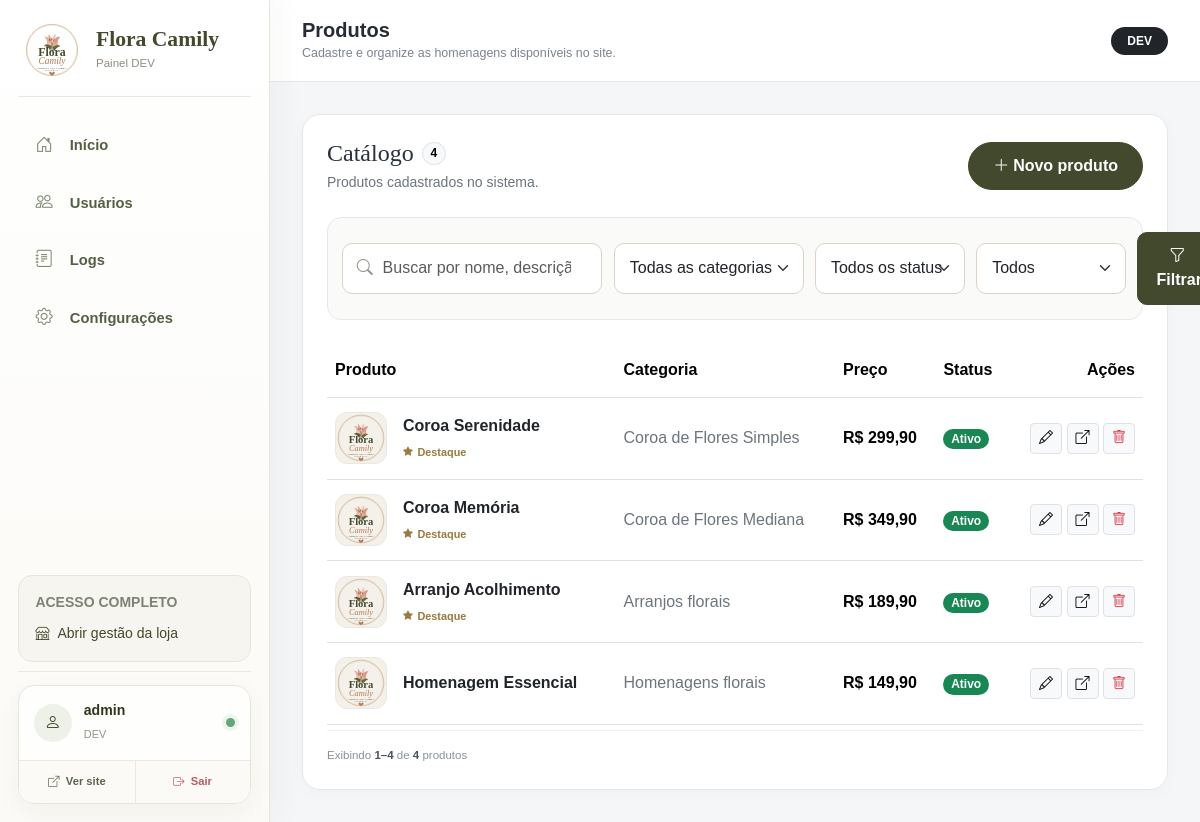
The app's page /admin-produtos.php (signed in) with its own data.
### tables this page shows
CREATE TABLE IF NOT EXISTS products (
    id INT UNSIGNED AUTO_INCREMENT PRIMARY KEY,
    name VARCHAR(160) NOT NULL,
    category VARCHAR(100) NOT NULL DEFAULT 'Homenagens florais',
    category_id INT UNSIGNED NULL,
    description TEXT NULL,
    price DECIMAL(10,2) NOT NULL DEFAULT 0.00,
    installment_count INT UNSIGNED NULL,
    installment_value DECIMAL(10,2) NULL,
    image VARCHAR(255) NULL,
    active TINYINT(1) NOT NULL DEFAULT 1,
    featured TINYINT(1) NOT NULL DEFAULT 0,
    created_at TIMESTAMP DEFAULT CURRENT_TIMESTAMP,
    updated_at TIMESTAMP DEFAULT CURRENT_TIMESTAMP ON UPDATE CURRENT_TIMESTAMP,
    INDEX idx_products_active (active),
    INDEX idx_products_featured (featured),
    INDEX idx_products_category_id (category_id),
    CONSTRAINT fk_products_category FOREIGN KEY (category_id) REFERENCES categories(id) ON DELETE SET NULL
);

CREATE TABLE IF NOT EXISTS app_settings (
    setting_key VARCHAR(120) PRIMARY KEY,
    setting_value TEXT NULL,
    updated_at TIMESTAMP DEFAULT CURRENT_TIMESTAMP ON UPDATE CURRENT_TIMESTAMP
);

CREATE TABLE IF NOT EXISTS categories (
    id INT UNSIGNED AUTO_INCREMENT PRIMARY KEY,
    parent_id INT UNSIGNED NULL,
    name VARCHAR(120) NOT NULL,
    slug VARCHAR(140) NOT NULL UNIQUE,
    active TINYINT(1) NOT NULL DEFAULT 1,
    sort_order INT NOT NULL DEFAULT 0,
    created_at TIMESTAMP DEFAULT CURRENT_TIMESTAMP,
    updated_at TIMESTAMP DEFAULT CURRENT_TIMESTAMP ON UPDATE CURRENT_TIMESTAMP,
    INDEX idx_categories_active_sort (active, sort_order),
    INDEX idx_categories_parent_sort (parent_id, sort_order),
    CONSTRAINT fk_categories_parent FOREIGN KEY (parent_id) REFERENCES categories(id) ON DELETE RESTRICT
);

### config.php (called while the page is built, shortened)
<?php
function db(): PDO
{
    static $pdo = null;
    if ($pdo instanceof PDO) {
        return $pdo;
    }
    $dsn = 'mysql:host=' . DB_HOST . ';dbname=' . DB_NAME . ';charset=utf8mb4';
    try {
        $pdo = new PDO($dsn, DB_USER, DB_PASS, [
            PDO::ATTR_ERRMODE => PDO::ERRMODE_EXCEPTION,
            PDO::ATTR_DEFAULT_FETCH_MODE => PDO::FETCH_ASSOC,
            PDO::ATTR_EMULATE_PREPARES => false,
            PDO::MYSQL_ATTR_INIT_COMMAND => "SET NAMES utf8mb4 COLLATE utf8mb4_unicode_ci",
        ]);
    } catch (PDOException $e) {
        http_response_code(500);
        exit('Não foi possível conectar ao banco de dados. Verifique o arquivo config.local.php.');
    }
    return $pdo;
}
function e(?string $value): string
{
    return htmlspecialchars($value ?? '', ENT_QUOTES, 'UTF-8');
}
function money(float $value): string
{
    return 'R$ ' . number_format($value, 2, ',', '.');
}
function appSetting(string $key, string $default = ''): string
{
    static $cache = [];
    if (array_key_exists($key, $cache)) {
        return $cache[$key];
    }
    try {
        $stmt = db()->prepare('SELECT setting_value FROM app_settings WHERE setting_key = ? LIMIT 1');
        $stmt->execute([$key]);
        $value = $stmt->fetchColumn();
        $cache[$key] = $value === false || $value === null ? $default : (string) $value;
    } catch (Throwable $e) {
        $cache[$key] = $default;
    }
    return $cache[$key];
}
function siteLogo(): string
{
    $path = appSetting('site_logo', 'assets/img/logo.svg');
    return is_file(__DIR__ . '/' . ltrim($path, '/')) ? $path : 'assets/img/logo.svg';
}
function siteFavicon(): string
{
    $path = appSetting('site_favicon', 'assets/img/logo.svg');
    return is_file(__DIR__ . '/' . ltrim($path, '/')) ? $path : 'assets/img/logo.svg';
}
function categoriesHaveHierarchy(): bool
{
    static $hasHierarchy = null;
    try {
        $stmt = db()->query("SHOW COLUMNS FROM categories LIKE 'parent_id'");
        $hasHierarchy = (bool) $stmt->fetch();
    } catch (Throwable $e) {
        $hasHierarchy = false;
    }
    return $hasHierarchy;
}
function catalogCategories(bool $onlyActive = true): array
{
    static $cache = [];
    $cacheKey = $onlyActive ? 'active' : 'all';
    try {
        $sql = 'SELECT * FROM categories';
        $sql .= categoriesHaveHierarchy()
            ? ' ORDER BY COALESCE(parent_id, id), parent_id IS NOT NULL, sort_order ASC, name ASC'
            : ' ORDER BY sort_order ASC, name ASC';
        $cache[$cacheKey] = db()->query($sql)->fetchAll();
    } catch (Throwable $e) {
        $cache[$cacheKey] = [];
    }
    return $cache[$cacheKey];
}
function productImage(?string $image): string
{
    return siteLogo();
}

### admin-produtos.php (the view, shortened to what this page needs)
<?php
require __DIR__ . '/config.php';
$search = trim((string) ($_GET['q'] ?? ''));
$categoryId = max(0, (int) ($_GET['category_id'] ?? 0));
$statusFilter = trim((string) ($_GET['status'] ?? ''));
$featuredFilter = trim((string) ($_GET['featured'] ?? ''));
$categoryOptions = catalogCategories(false);
$where = [];
$params = [];
$whereSql = $where ? ' WHERE ' . implode(' AND ', $where) : '';
$countStmt = db()->prepare(
    'SELECT COUNT(*)
     FROM products p
     LEFT JOIN categories c ON c.id = p.category_id' . $whereSql
);
$countStmt->execute($params);
$totalProducts = (int) $countStmt->fetchColumn();
$perPage = 10;
$totalPages = max(1, (int) ceil($totalProducts / $perPage));
$page = max(1, (int) ($_GET['page'] ?? 1));
$page = min($page, $totalPages);
$offset = ($page - 1) * $perPage;
$listStmt = db()->prepare(
    'SELECT p.*, c.name AS category_name
     FROM products p
     LEFT JOIN categories c ON c.id = p.category_id' .
    $whereSql .
    ' ORDER BY p.featured DESC, p.created_at DESC
      LIMIT ' . $perPage . ' OFFSET ' . $offset
);
$listStmt->execute($params);
$products = $listStmt->fetchAll();
$activeFilters = ($search !== '' || $categoryId > 0 || $statusFilter !== '' || $featuredFilter !== '');
$from = $totalProducts > 0 ? $offset + 1 : 0;
$to = min($offset + $perPage, $totalProducts);
require __DIR__ . '/includes/admin-shell-start.php';
?>
<div class="admin-card p-4">
    <div class="d-flex flex-column flex-xl-row justify-content-between align-items-xl-center gap-3 mb-4">
        <div>
            <div class="d-flex align-items-center gap-2 mb-1">
                <h2 class="h4 mb-0">Catálogo</h2>
                <span class="badge text-bg-light border rounded-pill"><?= $totalProducts ?></span>
            </div>
            <p class="small text-secondary mb-0">
                <?= $activeFilters ? 'Resultados conforme os filtros selecionados.' : 'Produtos cadastrados no sistema.' ?>
            </p>
        </div>
        <a href="admin-produto" class="btn btn-brand px-4">
            <i class="bi bi-plus-lg me-1"></i>Novo produto
        </a>
    </div>
    <form method="get" action="admin-produtos" class="admin-product-filters mb-4">
        <div class="admin-product-filter-search">
            <input
                type="search"
                name="q"
                class="form-control"
                value="<?= e($search) ?>"
                placeholder="Buscar por nome, descrição ou categoria..."
                aria-label="Buscar produtos"
            >
        </div>
        <select name="category_id" class="form-select" aria-label="Filtrar por categoria">
            <option value="">Todas as categorias</option>
        </select>
        <select name="status" class="form-select" aria-label="Filtrar por status">
            <option value="">Todos os status</option>
        </select>
        <select name="featured" class="form-select" aria-label="Filtrar por destaque">
            <option value="">Todos</option>
        </select>
        <button type="submit" class="btn btn-brand admin-product-filter-button">
            <i class="bi bi-funnel me-1"></i>Filtrar
        </button>
    </form>
    <?php if (!$products): ?>
        <div class="admin-empty-state">
            <span><i class="bi bi-flower1"></i></span>
            <h3 class="h5 mb-2"><?= $activeFilters ? 'Nenhum produto encontrado' : 'Nenhum produto cadastrado' ?></h3>
            <p class="text-secondary mb-3">
                <?= $activeFilters ? 'Tente alterar ou limpar os filtros aplicados.' : 'Cadastre a primeira homenagem para começar a montar o catálogo.' ?>
            </p>
            <?php if ($activeFilters): ?>
                <a href="admin-produtos" class="btn btn-light border">Limpar filtros</a>
            <?php else: ?>
                <a href="admin-produto" class="btn btn-brand">
                    <i class="bi bi-plus-lg me-1"></i>Criar produto
                </a>
            <?php endif; ?>
        </div>
    <?php else: ?>
        <div class="table-responsive">
            <table class="table align-middle mb-0 admin-products-table">
                <thead>
                    <tr>
                        <th>Produto</th>
                        <th>Categoria</th>
                        <th>Preço</th>
                        <th>Status</th>
                        <th class="text-end">Ações</th>
                    </tr>
                </thead>
                <tbody>
                    <?php foreach ($products as $product): ?>
                        <tr>
                            <td>
                                <div class="d-flex align-items-center gap-3">
                                    <img
                                        src="<?= e(productImage($product['image'])) ?>"
                                        alt="<?= e($product['name']) ?>"
                                        class="admin-table-thumb admin-product-thumb"
                                    >
                                    <div class="min-w-0">
                                        <div class="fw-bold text-dark"><?= e($product['name']) ?></div>
                                        <?php if ((int) $product['featured'] === 1): ?>
                                            <span class="product-featured-label">
                                                <i class="bi bi-star-fill"></i>Destaque
                                            </span>
                                        <?php endif; ?>
                                    </div>
                                </div>
                            </td>
                            <td>
                                <span class="text-secondary">
                                    <?= e($product['category_name'] ?: $product['category']) ?>
                                </span>
                            </td>
                            <td class="text-nowrap fw-semibold"><?= money((float) $product['price']) ?></td>
                            <td>
                                <span class="badge rounded-pill <?= (int) $product['active'] ? 'text-bg-success' : 'text-bg-secondary' ?>">
                                    <?= (int) $product['active'] ? 'Ativo' : 'Oculto' ?>
                                </span>
                            </td>
                            <td class="text-end text-nowrap">
                                <a
                                    href="admin-produto?id=<?= (int) $product['id'] ?>"
                                    class="btn btn-sm btn-light border"
                                    title="Editar produto"
                                >
                                    <i class="bi bi-pencil"></i>
                                </a>
                                <?php if ((int) $product['active'] === 1): ?>
                                    <a
                                        href="produto?id=<?= (int) $product['id'] ?>"
                                        class="btn btn-sm btn-light border"
                                        target="_blank"
                                        title="Visualizar no site"
                                    >
                                        <i class="bi bi-box-arrow-up-right"></i>
                                    </a>
                                <?php endif; ?>
                                <form method="post" class="d-inline" onsubmit="return confirm('Excluir este produto?');">
                                    <button class="btn btn-sm btn-light border text-danger" type="submit" title="Excluir produto">
                                        <i class="bi bi-trash"></i>
                                    </button>
                                </form>
                            </td>
                        </tr>
                    <?php endforeach; ?>
                </tbody>
            </table>
        </div>
        <div class="admin-product-pagination">
            <div class="admin-product-pagination-info">
                Exibindo <strong><?= $from ?>–<?= $to ?></strong> de <strong><?= $totalProducts ?></strong> produtos
            </div>
        </div>
    <?php endif; ?>
</div>
<?php require __DIR__ . '/includes/admin-shell-end.php'; ?>

### assets/css/style.css (style rules this page uses)
:root { --flora-cream: #f7f0e7; --flora-cream-2: #fffaf5; --flora-olive: #43492c; --flora-olive-dark: #30351f; --flora-rose: #d8a18d; --flora-terracotta: #b97856; --flora-gold: #b48b56; --flora-text: #3e3a35; --flora-muted: #7d766e; --flora-border: #eadfd2; }
html { scroll-behavior: smooth; }
body { font-family: 'Manrope', sans-serif; color: var(--flora-text); background: #fff; }
h1, h2, h3, h4, h5, .brand-name, .footer-brand { font-family: 'Cormorant Garamond', serif; }
a { color: inherit; }
.btn-brand { background: var(--flora-olive); color: #fff; border: 1px solid var(--flora-olive); border-radius: 999px; padding: .7rem 1.15rem; font-weight: 700; }
.form-control, .form-select { border-radius: 14px; border-color: #ddd2c7; padding: .8rem .95rem; }
.admin-shell { min-height: 100vh; background: #f7f5f2; }
.admin-card { border: 1px solid #e7e0d8; border-radius: 18px; background: #fff; }
.min-w-0 { min-width: 0; }

### records on screen
products: image.setting_value (picture), name "Coroa Serenidade", featured 1 (drawn), category.name "Coroa de Flores Simples", price "R$ 299,90", active "Ativo"
products: image.setting_value (picture), name "Coroa Memória", featured 1 (drawn), category.name "Coroa de Flores Mediana", price "R$ 349,90", active "Ativo"
products: image.setting_value (picture), name "Arranjo Acolhimento", featured 1 (drawn), category "Arranjos florais", price "R$ 189,90", active "Ativo"
products: image.setting_value (picture), name "Homenagem Essencial", category "Homenagens florais", price "R$ 149,90", active "Ativo"

### other values on screen
$item['label'] "Início"
$item['label'] "Usuários"
$item['label'] "Logs"
$item['label'] "Configurações"
$_SESSION['admin_username'] "admin"
$adminRole "DEV"
$adminTitle "Produtos"
$adminSubtitle "Cadastre e organize as homenagens disponíveis no site."
$totalProducts "4"
$from "1"
$to "4"
